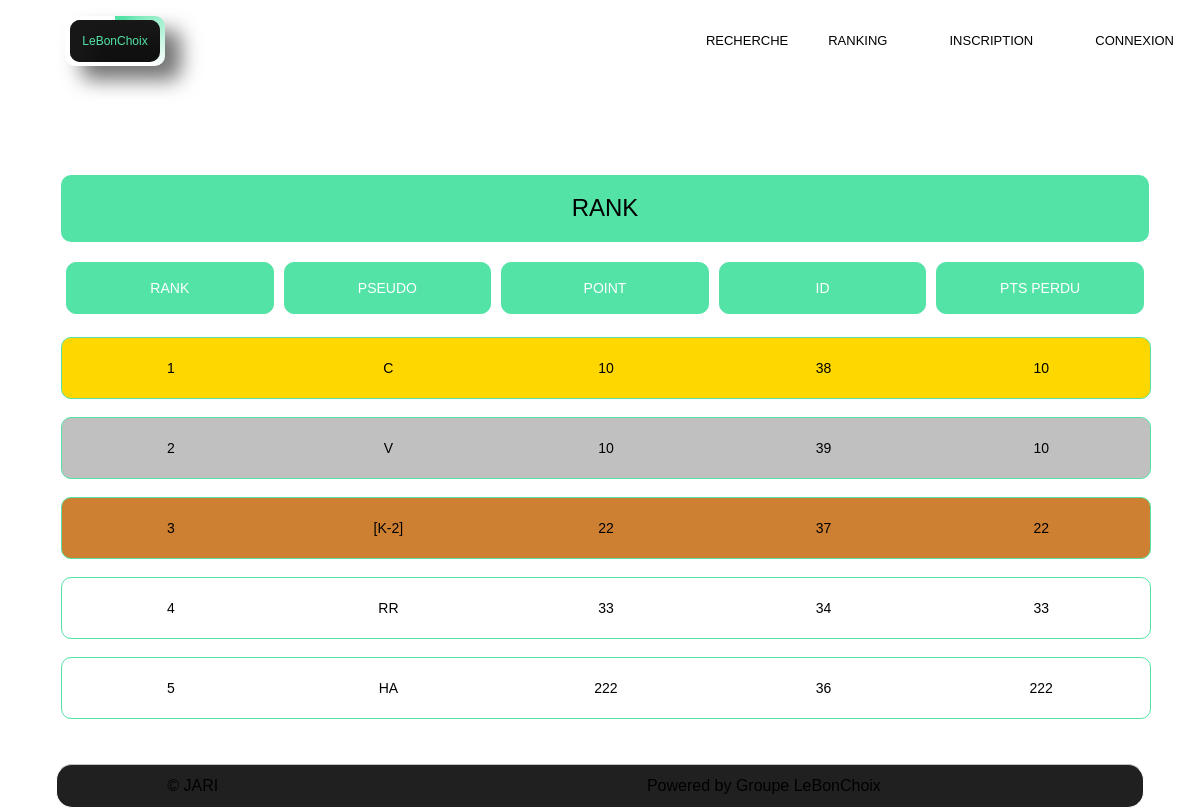
Page /index.php?page=ranking on the earlier database version.
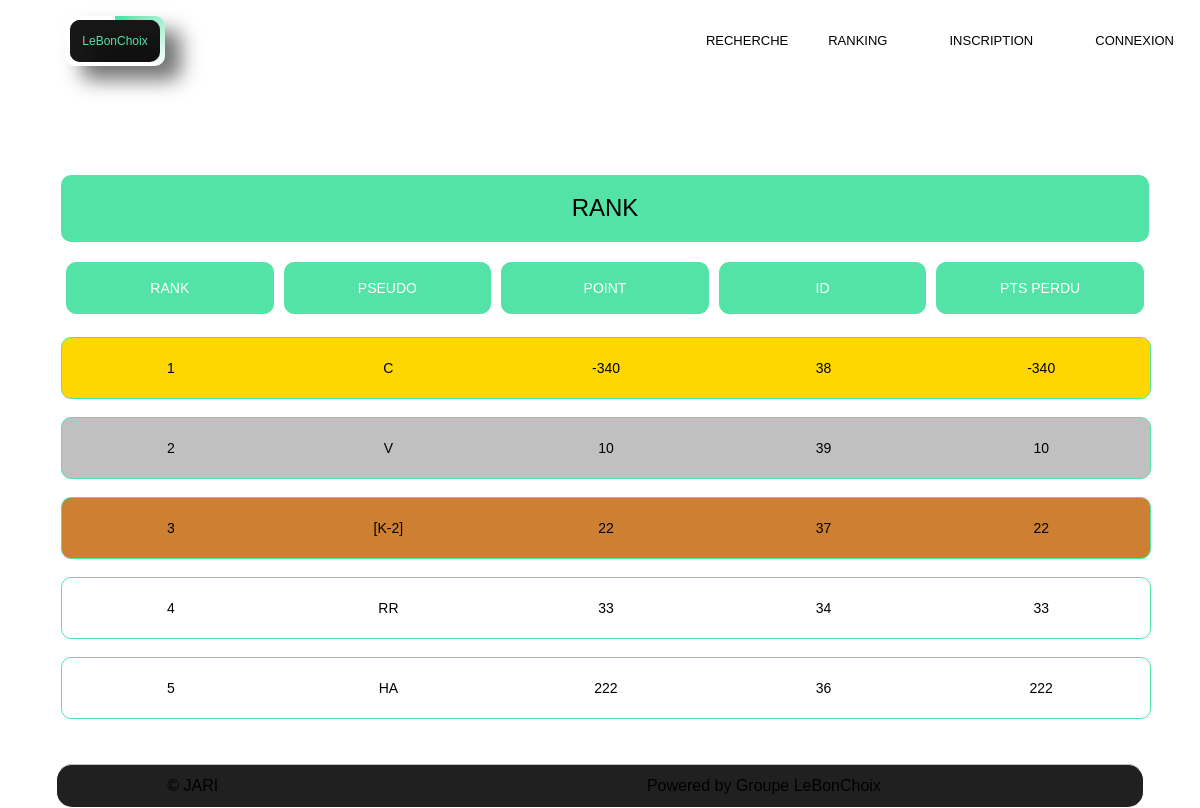
Same page on the later database version.
### tables this page shows
CREATE TABLE `users` (
  `id` int(11) NOT NULL,
  `pseudo` varchar(255) NOT NULL,
  `mdp` varchar(255) NOT NULL,
  `role` varchar(255) NOT NULL,
  `email` varchar(255) NOT NULL,
  `entreprise` varchar(250) DEFAULT NULL,
  `adresse` varchar(250) DEFAULT NULL,
  `numero` int(10) DEFAULT NULL,
  `point` int(11) DEFAULT NULL
);

### view/view.php (called while the page is built)
<?php
include_once "header.php";
include_once $page.".php";
include_once  "footer.php";
?>

### index.php (called while the page is built, shortened)
<?php
include_once "controller/controller.php";
include_once "view/view.php";
?>

### model/media.php (called while the page is built, shortened)
<?php
function ranking(){
	global $c;
	$sql = " SELECT * FROM users ORDER BY point ";
	$resultat = mysqli_query($c, $sql);
	return $resultat;
}

### view/ranking.php (the view, shortened to what this page needs)
<div class='containerRank'>
    <div class='cardHeaderRank'>
        <h2>Rank</h2>
    </div>
    <div class='cardRank'>
        <form>
            <div class=cardBodyRank>
                <div class="cardBodyInnerLil">
                    <strong>Rank</strong>
                </div>
                <div class="cardBodyInnerLil">
                    <strong>Pseudo</strong>
                </div>
                <div class="cardBodyInnerLil">
                    <strong>point</strong>
                </div>
                <div class="cardBodyInnerLil">
                    <strong>id</strong>
                </div>
                <div class="cardBodyInnerLil">
                    <strong>pts Perdu</strong>
                </div>
            </div>
            <?php
                $cardBodyInner = ranking();
                $i = 1;
                while( $row = mysqli_fetch_assoc($cardBodyInner)){
                   if($row["role"]!='Pro'){
                    echo'
                    <a class="button" href ="index.php?page=profil&id='.$row["id"].'">
                        <div class="hajazayda">
                            <div class="cardBodyInnerLil2">' .$i. ' </div>
                            <div class="cardBodyInnerLil2">' . $row["pseudo"] . ' </div>
                            <div class="cardBodyInnerLil2"> '. $row["point"] . ' </div>
                            <div class="cardBodyInnerLil2">'. $row["id"] . ' </div>
                            <div class="cardBodyInnerLil2">'. $row["point"] . ' </div>
                        </div>
                    </a>
                        ';
                        $i++;
                    }
                }
                echo'
                </div>';
            ?>
    </div>

Differences in the rows shown:
changed users id 38: point "10" → "-340"
